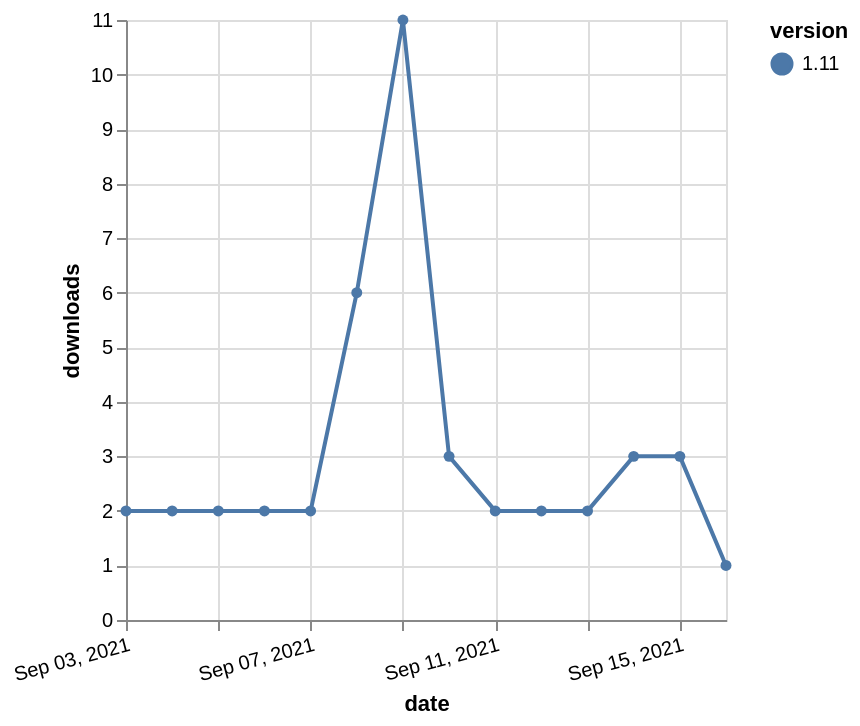

The specification (Vega-Lite) saved for this image:
### Vega-Lite specification from a JSON file in a GitHub repository (floating-point values rounded to 4 significant figures)
{"$schema": "https://vega.github.io/schema/vega-lite/v5.json", "description": "A simple bar chart with embedded data.", "data": {"values": [{"date": "2021-09-03", "total": 4041, "delta": 2, "version": "1.11"}, {"date": "2021-09-04", "total": 4043, "delta": 2, "version": "1.11"}, {"date": "2021-09-05", "total": 4045, "delta": 2, "version": "1.11"}, {"date": "2021-09-06", "total": 4047, "delta": 2, "version": "1.11"}, {"date": "2021-09-07", "total": 4049, "delta": 2, "version": "1.11"}, {"date": "2021-09-08", "total": 4055, "delta": 6, "version": "1.11"}, {"date": "2021-09-09", "total": 4066, "delta": 11, "version": "1.11"}, {"date": "2021-09-10", "total": 4069, "delta": 3, "version": "1.11"}, {"date": "2021-09-11", "total": 4071, "delta": 2, "version": "1.11"}, {"date": "2021-09-12", "total": 4073, "delta": 2, "version": "1.11"}, {"date": "2021-09-13", "total": 4075, "delta": 2, "version": "1.11"}, {"date": "2021-09-14", "total": 4078, "delta": 3, "version": "1.11"}, {"date": "2021-09-15", "total": 4081, "delta": 3, "version": "1.11"}, {"date": "2021-09-16", "total": 4082, "delta": 1, "version": "1.11"}]}, "width": "container", "mark": {"type": "line", "point": {"filled": true}}, "encoding": {"x": {"field": "date", "type": "temporal", "timeUnit": "yearmonthdate", "title": "date", "axis": {"labelAngle": -15}}, "y": {"field": "delta", "type": "quantitative", "title": "downloads"}, "color": {"field": "version", "type": "nominal"}, "tooltip": {"field": "delta"}}}
